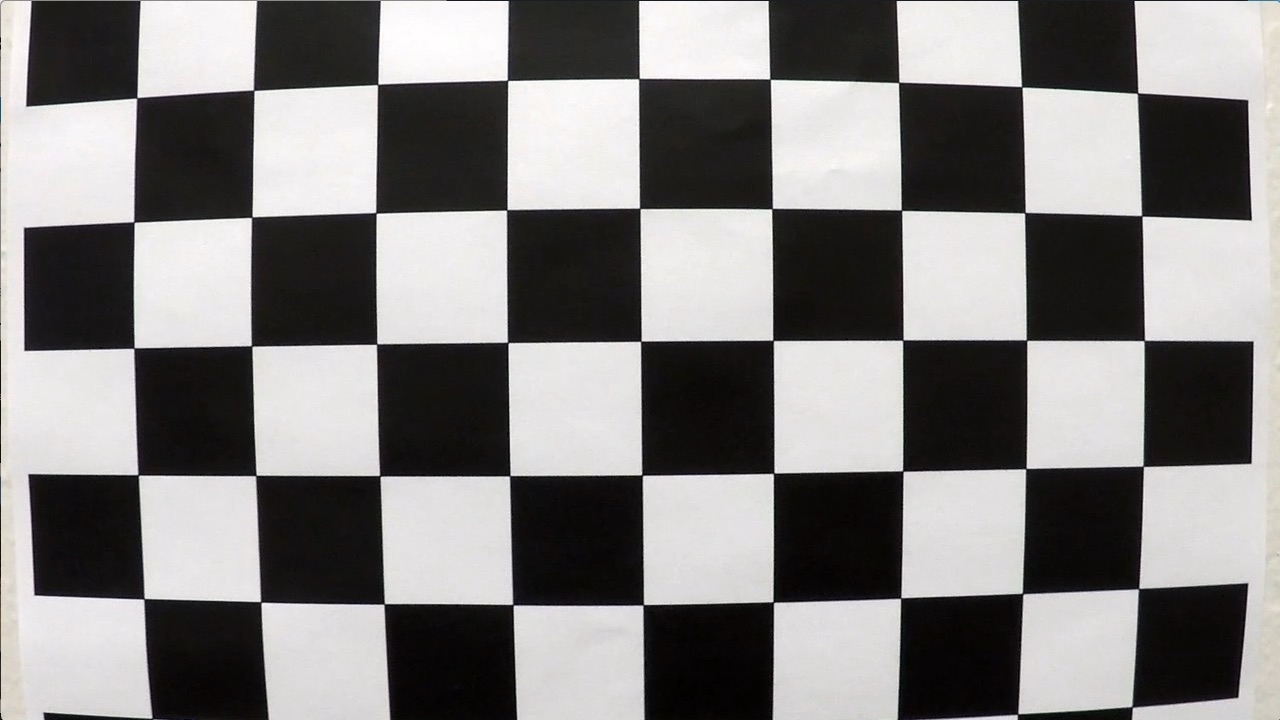
#> input picture P4-CarND-AdvancedLaneLines/camera_cal/calibration1.jpg, 1280 x 720 px; the run also reads 1 picture not shown here
$ jupyter execute --allow-errors P4_yuxi.ipynb   (shell and % lines are left out)   (older library calls are emulated)
#> lines starting #> are read from the running program, lines starting #| are printed output that depends on the picture; after the words box and inside, x2 and y2 are one past the last pixel; in counts of white or black regions, pixels touching at a corner belong together
## Import Packages

[cell 1]
#importing some useful packages
import matplotlib.pyplot as plt
import matplotlib.image as mpimg
import numpy as np
import cv2
import glob
import os
from moviepy.editor import VideoFileClip
from collections import deque


# Read in a calibration image
image = mpimg.imread('camera_cal/calibration1.jpg')
#> image is the input picture: shape (720, 1280, 3); mean R, G, B 130.1, 128.4, 127.8
plt.imshow(image)
#printing out some stats and plotting
print('This image is:', type(image), 'with dimesions:', image.shape)
#| This image is: <class 'numpy.ndarray'> with dimesions: (720, 1280, 3)
plt.imshow(image)  # if you wanted to show a single color channel image called 'gray', for example, call as plt.imshow(gray, cmap='gray')

## PreStep1. Camera Calibration

[cell 2]
# Read in and make a list of calibration images
images = glob.glob('camera_cal/calibration*.jpg')

# Arrays to store object points and image points for all images
objpoints = [] # 3D points in real world space
imgpoints = [] # 2D points in image plane

# Set chessboard size
nx = 9  # the number of inside corners in x
ny = 6  # the number of inside corners in y

# Prepare object points, like(0,0,0), (1,0,0), ...,(8,5,0)
objp = np.zeros((nx*ny,3), np.float32)
objp[:,:2] = np.mgrid[0:nx,0:ny].T.reshape(-1,2) # x, y cordinates

# Plot the original images and images with found corners
f,ax = plt.subplots(17,3,figsize=(15,60))
f.tight_layout()
ind = 0
for fname in images:
    # Read in each image
    img = cv2.imread(fname)

    # Covert image to grayscale
    gray = cv2.cvtColor(img,cv2.COLOR_BGR2GRAY)

    # Find the chessboard corners
    ret, corners = cv2.findChessboardCorners(gray, (nx, ny), None)
#> ret = False; corners = None

    # If found, add object points, image points
    if ret == True:
        print(fname)
        objpoints.append(objp)
        imgpoints.append(corners)

        # Draw and display the corners
        img_corner = cv2.drawChessboardCorners(img, (nx, ny), corners, ret)
        ax[ind,0].imshow(img)
        ax[ind,1].imshow(gray)
        ax[ind,2].imshow(img_corner)
        ax[ind,0].set_xticks([])
        ax[ind,0].set_yticks([])
        ax[ind,0].set_title('Original Chessboard Image #' + str(ind))

        ax[ind,1].set_xticks([])
        ax[ind,1].set_yticks([])
        ax[ind,1].set_title('Grayscale Chessboard Image #' + str(ind))

        ax[ind,2].set_xticks([])
        ax[ind,2].set_yticks([])
        ax[ind,2].set_title('Chessboard Image with corners #' + str(ind))
        ind = ind + 1


# Use the object and image points to calibrate the camera and compute the camera matrix and distortion coefficients
ret, mtx, dist, rvecs, tvecs = cv2.calibrateCamera(objpoints, imgpoints, gray.shape[::-1], None, None)

## PreStep2.  Distortion Correction

[cell 3]
# Create Function to Undistort and Calibrate Image
def cal_undistort(img, objpoints, imgpoints):
    # Use cv2.calibrateCamera() and cv2.undistort()
    ret, mtx, dist, rvecs, trecs = cv2.calibrateCamera(objpoints, imgpoints, img.shape[1::-1], None, None)
    undist = cv2.undistort(img, mtx, dist, None, mtx)
    return undist

# Plot the original images and undistort images
f,ax = plt.subplots(20,2,figsize=(15,60))
f.tight_layout()
ind = 0
for fname in images:
    # Read in each image
    img = cv2.imread(fname)
    undistorted = cal_undistort(img, objpoints, imgpoints)
    plt.imsave('output_images/' + 'undistort#' + str(ind) + '.jpg', undistorted)

    # Draw and display the corners
    ax[ind,0].imshow(img)
    ax[ind,1].imshow(undistorted)
    ax[ind,0].set_xticks([])
    ax[ind,0].set_yticks([])
    ax[ind,0].set_title('Original Chessboard Image #' + str(ind))

    ax[ind,1].set_xticks([])
    ax[ind,1].set_yticks([])
    ax[ind,1].set_title('Undistort Chessboard Image #' + str(ind))
    ind = ind + 1
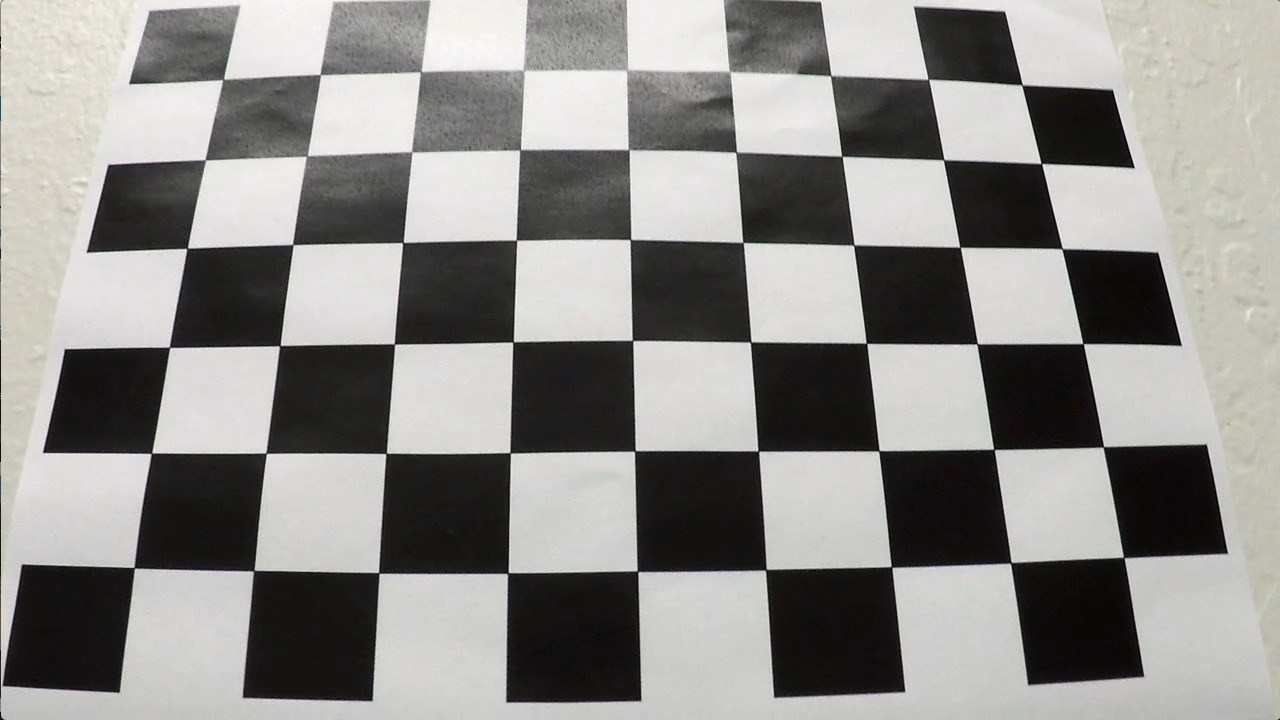
#> input picture P4-CarND-AdvancedLaneLines/camera_cal/calibration3.jpg, 1280 x 720 px
#> further down, img is the input picture: shape (720, 1280, 3); mean R, G, B 141.8, 141, 138.1

## PreStep3.  Perspective Transform on Chessboard images

[cell 4]
def corners_unwarp(img, nx, ny, mtx, dist):
    # 1) Undistort using mtx and dist
#> called with nx = 9, ny = 6, mtx = array of shape (3, 3), dist = array of shape (1, 5)
    undist = cal_undistort(img, objpoints, imgpoints)
    # 2) Convert to grayscale
    gray = cv2.cvtColor(undist, cv2.COLOR_BGR2GRAY )
    # 3) Find the chessboard corners
    ret, corners = cv2.findChessboardCorners(gray, (nx, ny), None)
    # 4) If corners found:
    if ret == True:
            # a) draw corners
            cv2.drawChessboardCorners(undist, (nx, ny), corners, ret)
#> undist: shape (720, 1280, 3); mean R, G, B 134.7, 134.9, 132
            # b) define 4 source points src = np.float32([[,],[,],[,],[,]])
            src = np.float32([corners[0], corners[nx - 1], corners[-1], corners[-nx]]);
            # c) define 4 destination points dst = np.float32([[,],[,],[,],[,]])
            img_size = (img.shape[1], img.shape[0])
            offset = 100 # offset for dst points
            dst = np.float32([[offset, offset], [img_size[0]-offset, offset],
                                     [img_size[0]-offset, img_size[1]-offset],
                                     [offset, img_size[1]-offset]])
            # d) use cv2.getPerspectiveTransform() to get M, the transform matrix
            M = cv2.getPerspectiveTransform(src, dst)
            # e) use cv2.warpPerspective() to warp your image to a top-down view
            warped = cv2.warpPerspective(undist, M, img_size)

    return warped, M

# Create Function to Undistort and Calibrate Image
img = mpimg.imread('camera_cal/calibration3.jpg')

top_down, perspective_M = corners_unwarp(img, nx, ny, mtx, dist)
# Plot the original and undistorted images
f, (ax1, ax2) = plt.subplots(1, 2, figsize=(24, 9))
f.tight_layout()
ax1.imshow(img)
ax1.set_title('Original Image', fontsize=50)
ax2.imshow(top_down)
ax2.set_title('Undistorted Image', fontsize=50)
plt.subplots_adjust(left=0., right=1, top=0.9, bottom=0.)

## Step 0. Load in test data

[cell 5]
img_dir = 'test_images/'

lanes = []

images = os.listdir(img_dir)
for image in images:
    if image.endswith('.png') or image.endswith('.jpg'):
        img = mpimg.imread(os.path.join(img_dir,image))
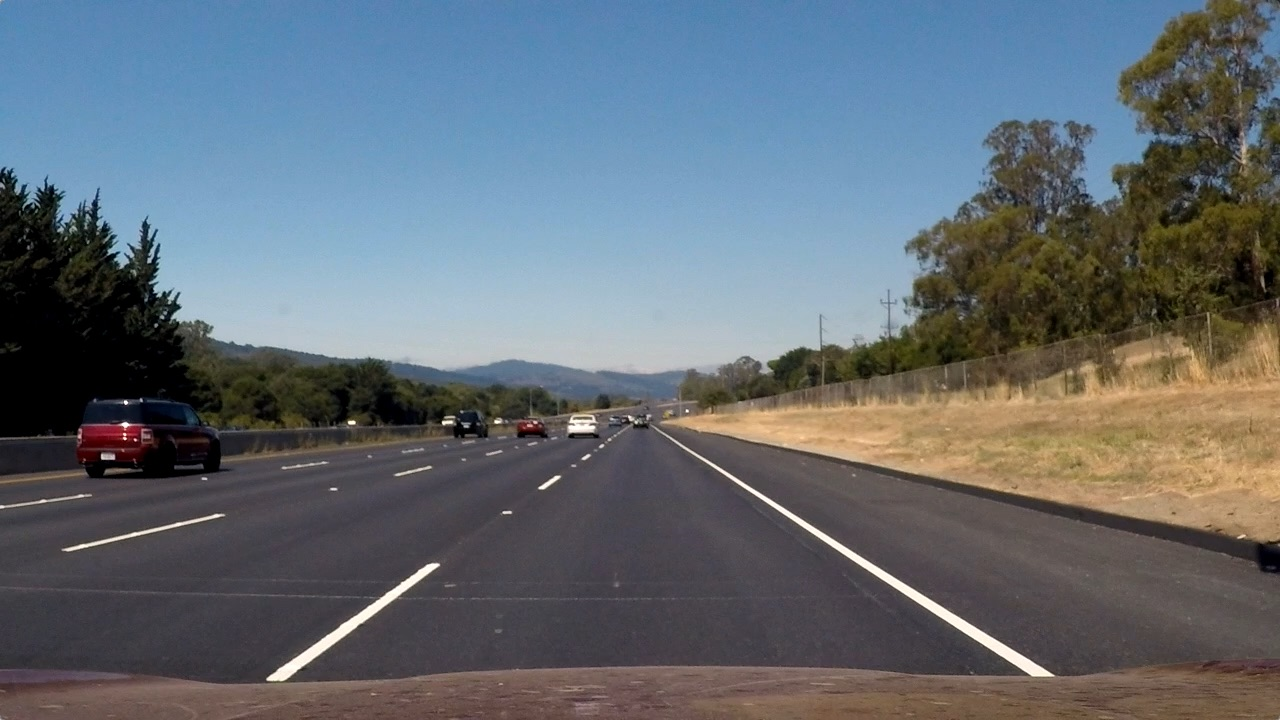
#> input picture P4-CarND-AdvancedLaneLines/test_images/straight_lines2.jpg, 1280 x 720 px
#> img is the input picture: shape (720, 1280, 3); mean R, G, B 99.4, 107.7, 115.1
        lanes.append(img)

f,ax = plt.subplots(len(lanes),1,figsize=(20,30))
for i in range(len(lanes)):
    ax[i].imshow(lanes[i])
    ax[i].set_xticks([])
    ax[i].set_yticks([])
    ax[i].set_title('Test Lane Image #' + str(i))
#> this loop made 2 passes

## Step 1. Color/Gradient threshold

### 1). Applying sobel

[cell 6]
# Define a function that applies Sobel x or y,
# then takes an absolute value and applies a threshold.
def abs_sobel_thresh(img, orient='x', sobel_kernel=3, thresh=(0,255)):
    # Convert to grayscale
#> called with orient = 'x', sobel_kernel = 3, thresh = (25, 170)
    gray = cv2.cvtColor(img, cv2.COLOR_RGB2GRAY)
    # Apply Sobel and take the derivative in x or y given orient = 'x' or 'y'
    if orient == 'x':
        abs_sobel = np.absolute(cv2.Sobel(gray, cv2.CV_64F, 1, 0))
    if orient == 'y':
        abs_sobel = np.absolute(cv2.Sobel(gray, cv2.CV_64F, 0, 1))
    # Take the absolute value of the derivative or gradient
    abs_sobelx = np.absolute(abs_sobel)
    # Scale to 8-bit (0 - 255) then convert to type = np.uint8
    scaled_sobel = np.uint8(255*abs_sobelx/np.max(abs_sobelx))
    # Create a mask of 1's where the scaled gradient magnitude
    # is > thresh_min and < thresh_max
    binary_output = np.zeros_like(scaled_sobel)
    binary_output[(scaled_sobel >= thresh[0]) & (scaled_sobel <= thresh[1])] = 1
    # Return mask as binary_output image
    return binary_output

# Read in an image
img = mpimg.imread('test_images/test1.jpg')

# Apply function
sobelx = abs_sobel_thresh(img, orient='x',sobel_kernel=3, thresh=(25, 170))
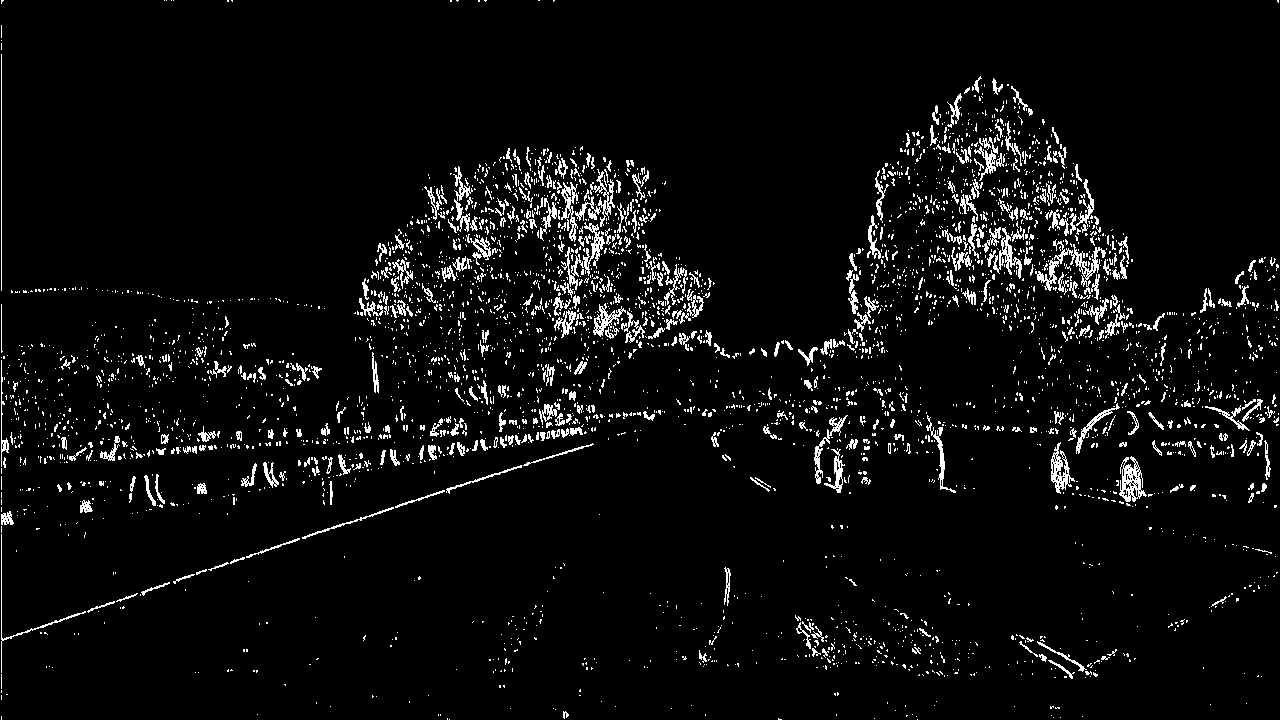
#> sobelx: shape (720, 1280); values 0 (black) and 1 (white), 4.9% white in thin lines or dots
sobely = abs_sobel_thresh(img, orient='y',sobel_kernel=3, thresh=(20, 255))
#> sobely: shape (720, 1280); values 0 (black) and 1 (white), 10.1% white in thin lines or dots

# Plot the original and undistorted images
f, (ax1, ax2, ax3) = plt.subplots(1, 3, figsize=(30, 15))
f.tight_layout()
ax1.imshow(img)
ax1.set_title('Original Image', fontsize=30)
ax2.imshow(sobelx, cmap='gray')
ax2.set_title('Thresholded x-derivated', fontsize=30)
ax3.imshow(sobely, cmap='gray')
ax3.set_title('Thresholded y-derivated', fontsize=30)
plt.subplots_adjust(left=0., right=1, top=0.9, bottom=0.)

### 2). Magnitude of the Gradient

[cell 7]
# Define a function to return the magnitude of the gradient
# for a given sobel kernel size and threshold values
def mag_thresh(img, sobel_kernel=3, mag_thresh=(0, 255)):
    # Convert to grayscale
#> called with sobel_kernel = 3, mag_thresh = (10, 100)
    gray = cv2.cvtColor(img, cv2.COLOR_RGB2GRAY)
    # Take both Sobel x and y gradients
    sobelx = cv2.Sobel(gray, cv2.CV_64F, 1, 0, ksize=sobel_kernel)
    sobely = cv2.Sobel(gray, cv2.CV_64F, 0, 1, ksize=sobel_kernel)
    # Calculate the gradient magnitude
    gradmag = np.sqrt(sobelx**2 + sobely**2)
    # Rescale to 8 bit
    scale_factor = np.max(gradmag)/255
#> scale_factor = 3.69
    gradmag = (gradmag/scale_factor).astype(np.uint8)
    # Create a binary image of ones where threshold is met, zeros otherwise
    binary_output = np.zeros_like(gradmag)
    binary_output[(gradmag >= mag_thresh[0]) & (gradmag <= mag_thresh[1])] = 1

    # Return the binary image
    return binary_output

# Read in an image
img = mpimg.imread('test_images/test1.jpg')

# Run the function
magnitude = mag_thresh(img, sobel_kernel=3, mag_thresh=(10,100))
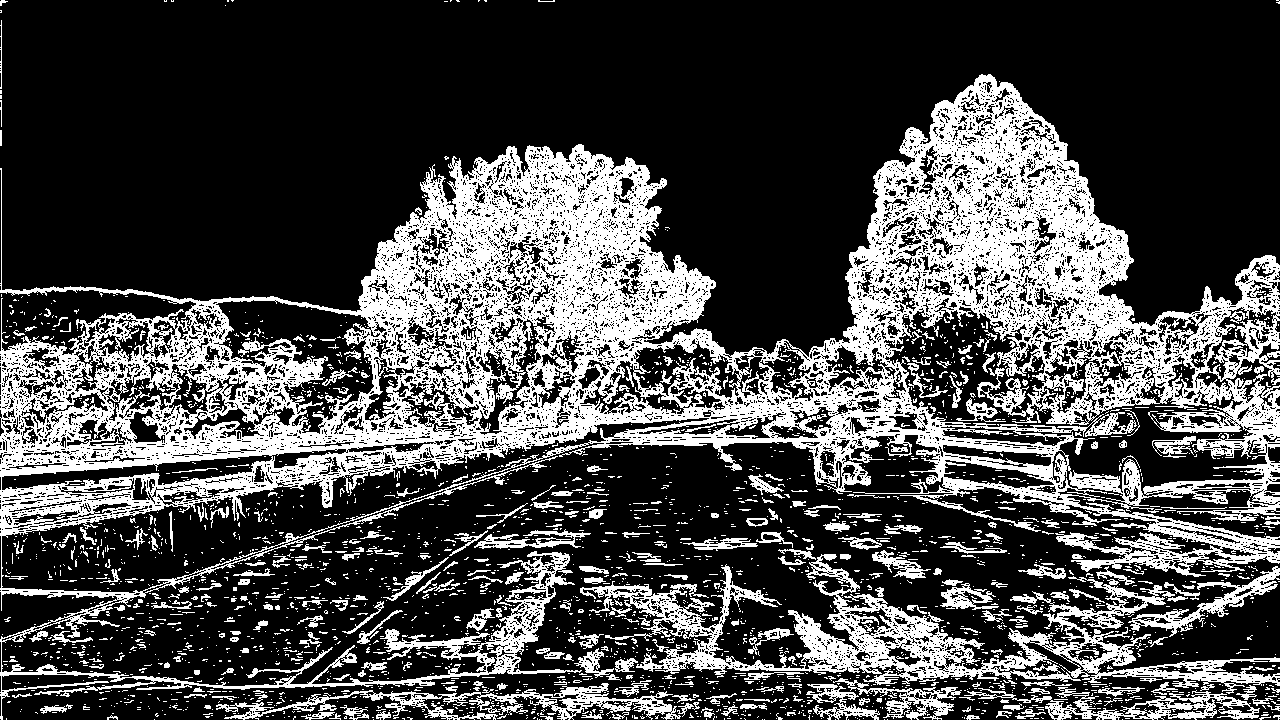
#> magnitude: shape (720, 1280); values 0 (black) and 1 (white), 29.1% white; 2937 white regions (2596 under 20 px), largest, box (x1, y1, x2, y2) and area: (0, 74, 1280, 720) 201775, (580, 554, 1280, 694) 20885, (216, 683, 681, 720) 4489

# Plot the result
f, (ax1, ax2) = plt.subplots(1, 2, figsize=(24, 9))
f.tight_layout()
ax1.imshow(img)
ax1.set_title('Original Image', fontsize=50)
ax2.imshow(magnitude, cmap='gray')
ax2.set_title('Thresholded Magnitude', fontsize=50)
plt.subplots_adjust(left=0., right=1, top=0.9, bottom=0.)
#> (the rest of the program and of its run is left out)
